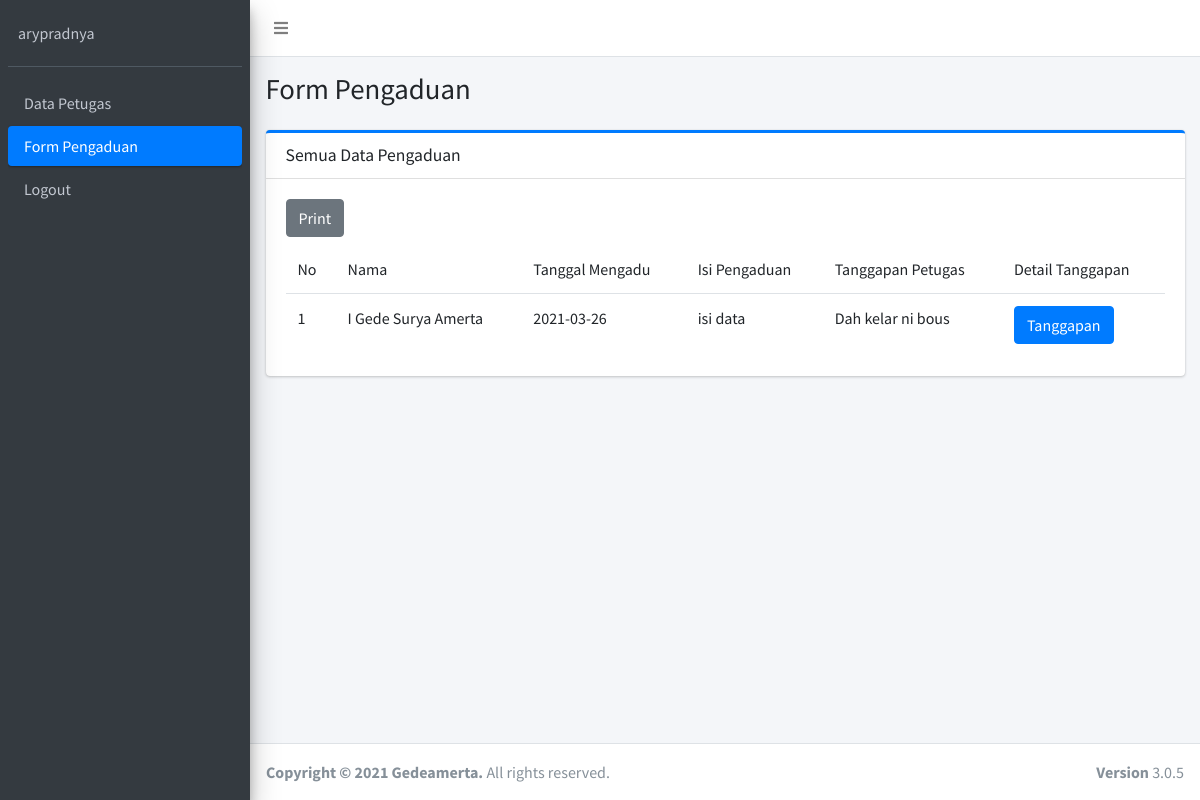
The page /admin/details.php?id_pengaduan=1 (signed in) on the database its author committed.
### tables this page shows
CREATE TABLE `pengaduan` (
  `id_pengaduan` int(11) NOT NULL,
  `tgl_pengaduan` date NOT NULL,
  `nik` char(16) NOT NULL,
  `isi_laporan` text NOT NULL,
  `foto` varchar(255) NOT NULL,
  `status` enum('0','proses','selesai','') NOT NULL
);

CREATE TABLE `masyarakat` (
  `nik` char(16) NOT NULL,
  `nama` varchar(35) NOT NULL,
  `username` varchar(25) NOT NULL,
  `password` varchar(32) NOT NULL,
  `telp` varchar(13) NOT NULL
);

CREATE TABLE `tanggapan` (
  `id_tanggapan` int(11) NOT NULL,
  `id_pengaduan` int(11) NOT NULL,
  `tgl_tanggapan` date NOT NULL,
  `tanggapan` text NOT NULL,
  `id_petugas` int(11) NOT NULL
);

### include/class/AdminClass.php (called while the page is built, shortened)
<?php
class Admin {
    public function __construct($pdo)
    {
        $this->pdo = $pdo;
    }
    public function fetch_pengaduan($id_pengaduan)
    {
        $query = $this->pdo->query("SELECT pengaduan.*, masyarakat.nik, masyarakat.nama FROM pengaduan INNER JOIN masyarakat ON pengaduan.nik = masyarakat.nik WHERE id_pengaduan = '$id_pengaduan'");
        if($query->rowCount() > 0){
            $rows = $query->fetch(PDO::FETCH_OBJ);
            return $rows;
        }
        return 'nodata';
    }
    public function fetch_tanggapan($id_pengaduan)
    {
        $query = $this->pdo->query("SELECT tanggapan.*, pengaduan.id_pengaduan FROM tanggapan INNER JOIN pengaduan ON tanggapan.id_pengaduan = pengaduan.id_pengaduan WHERE tanggapan.id_pengaduan = '$id_pengaduan' ORDER BY tanggapan.id_tanggapan DESC");
        if($query->rowCount() > 0){
            $rows = $query->fetch(PDO::FETCH_OBJ);
            return $rows;
        }
        return 'nodata';
    }
}

### admin/details.php (the view, shortened to what this page needs)
<?php
require "../include/connection.php";
require "../include/class/AdminClass.php";
$classAdmin = new Admin($pdo);
$id_pengaduan = $_GET['id_pengaduan'];
$fetch_pengaduan = $classAdmin->fetch_pengaduan($id_pengaduan);
$fetch_tanggapan = $classAdmin->fetch_tanggapan($id_pengaduan);
?>
<!DOCTYPE html>
<html>
<head>
    <link rel="stylesheet" href="../assets/adminlte/css/adminlte.min.css">
    <link rel="stylesheet" href="../assets/adminlte/plugins/fontawesome-free/css/all.min.css">
</head>
<body class="hold-transition sidebar-mini">
    <div class="wrapper">
        <nav class="main-header navbar navbar-expand navbar-white navbar-light">
            <ul class="navbar-nav">
                <li class="nav-item">
                    <a class="nav-link" data-widget="pushmenu" href="#" role="button"><i class="fas fa-bars"></i></a>
                </li>
            </ul>
        </nav>
        <aside class="main-sidebar sidebar-dark-primary elevation-4">
            <div class="sidebar">
                <div class="user-panel mt-3 pb-3 mb-3 d-flex">
                    <div class="info">
                        <a href="#" class="d-block"><?= $_SESSION['username'] ?></a>
                    </div>
                </div>
                <nav class="mt-2">
                    <ul class="nav nav-pills nav-sidebar flex-column" data-widget="treeview" role="menu"
                        data-accordion="false">
                        <li class="nav-item has-treeview">
                            <a href="dashboard.php" class="nav-link">
                                <p>
                                    Data Petugas
                                </p>
                            </a>
                        </li>
                        <li class="nav-item has-treeview">
                            <a href="form-pengaduan.php" class="nav-link active">
                                <p>
                                    Form Pengaduan
                                </p>
                            </a>
                        </li>
                        <li class="nav-item">
                            <a href="../include/action/admin/logout.php" class="nav-link"
                                onclick="return confirm('Apakah anda yakin ingin keluar ?')">
                                <p>
                                    Logout
                                </p>
                            </a>
                        </li>
                    </ul>
                </nav>
            </div>
        </aside>
        <div class="content-wrapper">
            <section class="content-header">
                <div class="container-fluid">
                    <div class="row mb-2">
                        <div class="col-sm-6">
                            <h1>Form Pengaduan</h1>
                        </div>
                    </div>
                </div>
            </section>
            <section class="content">
                <div class="container-fluid">
                    <div class="row">
                        <div class="col-md-12">
                            <div class="card card-primary card-outline">
                                <div class="card-header">
                                    <h3 class="card-title">Semua Data Pengaduan</h3>
                                </div>
                                <div class="card-body">
                                    <button type="button" onclick="print()"
                                        class="btn btn-secondary mb-2">Print</button>
                                    <table class="table">
                                        <?php $i = 1; ?>
                                        <?php if($fetch_pengaduan == 'nodata') : ?>
                                        <tr>
                                            <td>Tidak ada data form pengaduan</td>
                                        </tr>
                                        <?php else : ?>
                                        <thead>
                                            <tr>
                                                <td>No</td>
                                                <td>Nama</td>
                                                <td>Tanggal Mengadu</td>
                                                <td>Isi Pengaduan</td>
                                                <td>Tanggapan Petugas</td>
                                                <td>Detail Tanggapan</td>
                                            </tr>
                                        </thead>
                                        <tbody>
                                            <tr>
                                                <td><?= $i++ ?></td>
                                                <td><?= $fetch_pengaduan->nama; ?></td>
                                                <td><?= $fetch_pengaduan->tgl_pengaduan; ?></td>
                                                <td><?= $fetch_pengaduan->isi_laporan; ?></td>
                                                <?php if($fetch_tanggapan == 'nodata'): ?>
                                                <td>Belum ada tanggapan</td>
                                                <?php else: ?>
                                                <td>
                                                    <?= $fetch_tanggapan->tanggapan; ?>
                                                </td>
                                                <?php endif; ?>
                                                <td>
                                                    <a class="btn btn-primary"
                                                        href="tanggapan.php?id_pengaduan=<?= $fetch_tanggapan->id_pengaduan; ?>">Tanggapan</a>
                                                </td>
                                            </tr>
                                        </tbody>
                                        <?php endif; ?>
                                    </table>
                                </div>
                            </div>
                        </div>
                    </div>
                </div>
            </section>
        </div>
        <footer class="main-footer">
            <div class="float-right d-none d-sm-block">
                <b>Version</b> 3.0.5
            </div>
            <strong>Copyright &copy; 2021 Gedeamerta.</strong> All rights
            reserved.
        </footer>
    </div>
</body>
</html>

### rows shown on the page
pengaduan: nik.nama "I Gede Surya Amerta", tgl_pengaduan "2021-03-26", isi_laporan "isi data"
tanggapan: tanggapan "Dah kelar ni bous"

### other values the page prints
$_SESSION['username'] "arypradnya"
$i++ "1"
